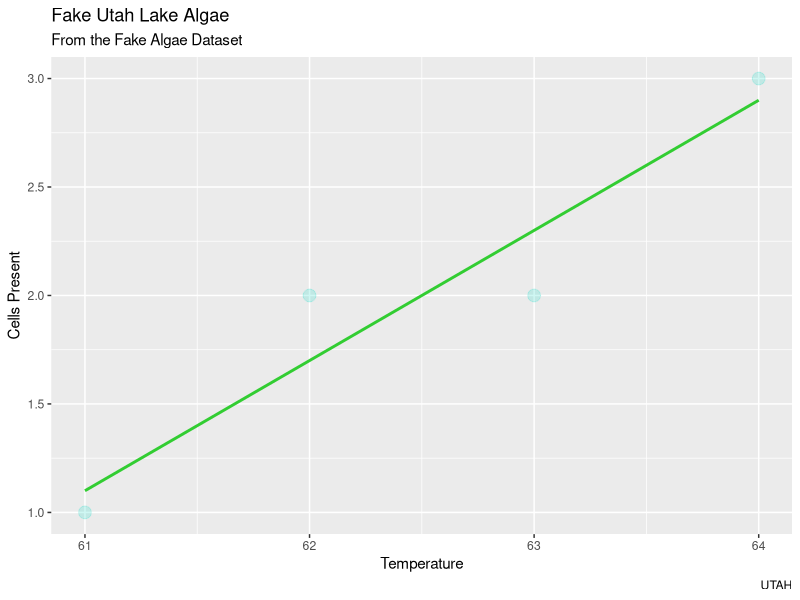

R code for this plot:
library(tidyverse)
dat <- read_csv("./Assignments/Assignment_4/AlgaeFake.csv")
dat$`Cells Present`
ggplot(dat,aes(x=Temperature,y=`Cells Present`)) +
  geom_point(color="Turquoise", size= 4, alpha=.25) +
  geom_smooth(method="lm",color="lime green",se=FALSE, linetype=1) +
  labs(title= "Fake Utah Lake Algae",
       subtitle = "From the Fake Algae Dataset",
       x= "Temperature",
       y= 'Cells Present',
       caption= "UTAH") +
  theme_grey()

